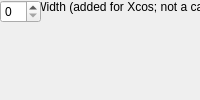
<?xml version="1.0" encoding="UTF-8"?>
<ui version="4.0">
 <class>MainWindow</class>
 <widget class="QMainWindow" name="MainWindow">
  <property name="windowTitle"><string>Stopwatch</string></property>
  <widget class="QWidget" name="centralwidget">
   <!-- NOTE: this is a simplified structural mirror of the generated
        <module>_ui.py, not a full round-trip Designer file. Regenerate
        both from the same spec if you need to edit layout by hand. -->
       <widget class="QLabel" name="label_count_width">
     <property name="text"><string>Count Width (added for Xcos; not a casper_library mask param)</string></property>
    </widget>
       <widget class="QSpinBox" name="count_width"/>
  </widget>
 </widget>
 <resources/>
 <connections/>
</ui>
